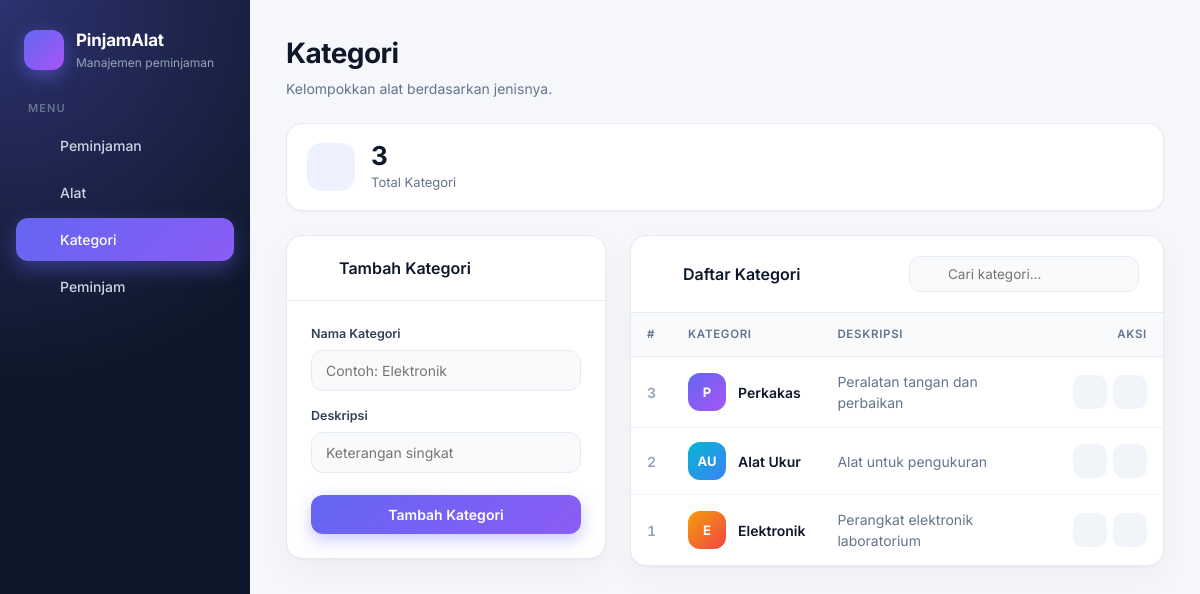
The page /view/kategori.php on the database its author committed.
### tables this page shows
CREATE TABLE kategori (
    id_kategori INT AUTO_INCREMENT PRIMARY KEY,
    nama_kategori VARCHAR(100) NOT NULL,
    deskripsi VARCHAR(255) DEFAULT NULL
);

### class/Kategori.php (called while the page is built, shortened)
<?php
class Kategori
{
    private PDO $db;
    public function __construct(PDO $db)
    {
        $this->db = $db;
    }
    public function getAll(): array
    {
        $stmt = $this->db->prepare("SELECT * FROM kategori ORDER BY id_kategori DESC");
        $stmt->execute();
        return $stmt->fetchAll();
    }
}

### view/kategori.php (the view, shortened to what this page needs)
<?php
require_once __DIR__ . '/init.php';
require_once __DIR__ . '/../class/Kategori.php';
$kategori = new Kategori($pdo);
$editData = isset($_GET['edit']) ? $kategori->getById((int) $_GET['edit']) : null;
$list = $kategori->getAll();
require_once __DIR__ . '/header.php';
?>
<div class="stats">
    <?= statCard('tag', 'Total Kategori', count($list), 'indigo') ?>
</div>
<div class="grid">
    <div class="card form-card">
        <div class="card-head">
            <h2><?= icon($editData ? 'edit' : 'plus') ?> <?= $editData ? 'Edit Kategori' : 'Tambah Kategori' ?></h2>
        </div>
        <div class="card-body">
            <form method="post">
                <label>Nama Kategori</label>
                <input type="text" name="nama_kategori" placeholder="Contoh: Elektronik" required value="<?= e($editData['nama_kategori'] ?? '') ?>">
                <label>Deskripsi</label>
                <input type="text" name="deskripsi" placeholder="Keterangan singkat" value="<?= e($editData['deskripsi'] ?? '') ?>">
                <div class="form-actions">
                    <button type="submit" class="btn-main"><?= $editData ? 'Simpan Perubahan' : 'Tambah Kategori' ?></button>
                </div>
            </form>
        </div>
    </div>
    <div class="card">
        <div class="card-head">
            <h2><?= icon('tag') ?> Daftar Kategori</h2>
            <div class="search"><?= icon('search', 16) ?><input type="text" placeholder="Cari kategori..." data-filter="tbl"></div>
        </div>
        <div class="table-wrap">
            <table id="tbl">
                <thead><tr><th>#</th><th>Kategori</th><th>Deskripsi</th><th class="r">Aksi</th></tr></thead>
                <tbody>
                <?php foreach ($list as $i => $row): ?>
                    <tr data-row>
                        <td class="id-chip"><?= e($row['id_kategori']) ?></td>
                        <td>
                            <div class="person">
                                <div class="avatar alt<?= $i % 4 ?>"><?= e(initials($row['nama_kategori'])) ?></div>
                                <div class="person-name"><?= e($row['nama_kategori']) ?></div>
                            </div>
                        </td>
                        <td class="muted"><?= e($row['deskripsi'] ?: '-') ?></td>
                        <td>
                            <div class="actions">
                                <a class="btn icon-btn edit" title="Edit" href="?edit=<?= e($row['id_kategori']) ?>"><?= icon('edit', 16) ?></a>
                                <form method="post" onsubmit="return confirm('Hapus kategori ini?')">
                                    <button class="icon-btn del" title="Hapus" type="submit"><?= icon('trash', 16) ?></button>
                                </form>
                            </div>
                        </td>
                    </tr>
                <?php endforeach; ?>
                </tbody>
            </table>
        </div>
    </div>
</div>
<?php require_once __DIR__ . '/footer.php'; ?>

### view/init.php (shortened to what this page needs)
<?php
function e($v): string
{
    return htmlspecialchars((string) $v, ENT_QUOTES, 'UTF-8');
}
function initials(string $name): string
{
    $parts = preg_split('/\s+/', trim($name));
    $out = '';
    foreach (array_slice($parts, 0, 2) as $p) {
        $out .= mb_strtoupper(mb_substr($p, 0, 1));
    }
    return $out;
}
function icon(string $name, int $size = 18): string
{
    $paths = [
        'clipboard' => '<path d="M16 4h2a2 2 0 0 1 2 2v14a2 2 0 0 1-2 2H6a2 2 0 0 1-2-2V6a2 2 0 0 1 2-2h2"/><rect x="8" y="2" width="8" height="4" rx="1"/>',
        'package'   => '<path d="M16.5 9.4l-9-5.19M21 16V8a2 2 0 0 0-1-1.73l-7-4a2 2 0 0 0-2 0l-7 4A2 2 0 0 0 3 8v8a2 2 0 0 0 1 1.73l7 4a2 2 0 0 0 2 0l7-4A2 2 0 0 0 21 16z"/><path d="M3.27 6.96L12 12.01l8.73-5.05M12 22.08V12"/>',
        'tag'       => '<path d="M20.59 13.41l-7.17 7.17a2 2 0 0 1-2.83 0L2 12V2h10l8.59 8.59a2 2 0 0 1 0 2.82z"/><line x1="7" y1="7" x2="7.01" y2="7"/>',
        'users'     => '<path d="M17 21v-2a4 4 0 0 0-4-4H5a4 4 0 0 0-4 4v2"/><circle cx="9" cy="7" r="4"/><path d="M23 21v-2a4 4 0 0 0-3-3.87M16 3.13a4 4 0 0 1 0 7.75"/>',
        'edit'      => '<path d="M11 4H4a2 2 0 0 0-2 2v14a2 2 0 0 0 2 2h14a2 2 0 0 0 2-2v-7"/><path d="M18.5 2.5a2.121 2.121 0 0 1 3 3L12 15l-4 1 1-4 9.5-9.5z"/>',
        'trash'     => '<polyline points="3 6 5 6 21 6"/><path d="M19 6l-1 14a2 2 0 0 1-2 2H8a2 2 0 0 1-2-2L5 6m5 0V4a2 2 0 0 1 2-2h4a2 2 0 0 1 2 2v2"/>',
        'search'    => '<circle cx="11" cy="11" r="8"/><line x1="21" y1="21" x2="16.65" y2="16.65"/>',
        'plus'      => '<line x1="12" y1="5" x2="12" y2="19"/><line x1="5" y1="12" x2="19" y2="12"/>',
        'clock'     => '<circle cx="12" cy="12" r="10"/><polyline points="12 6 12 12 16 14"/>',
        'check'     => '<path d="M22 11.08V12a10 10 0 1 1-5.93-9.14"/><polyline points="22 4 12 14.01 9 11.01"/>',
        'alert'     => '<path d="M10.29 3.86L1.82 18a2 2 0 0 0 1.71 3h16.94a2 2 0 0 0 1.71-3L13.71 3.86a2 2 0 0 0-3.42 0z"/><line x1="12" y1="9" x2="12" y2="13"/><line x1="12" y1="17" x2="12.01" y2="17"/>',
        'inbox'     => '<polyline points="22 12 16 12 14 15 10 15 8 12 2 12"/><path d="M5.45 5.11L2 12v6a2 2 0 0 0 2 2h16a2 2 0 0 0 2-2v-6l-3.45-6.89A2 2 0 0 0 16.76 4H7.24a2 2 0 0 0-1.79 1.11z"/>',
    ];
    return '<svg width="' . $size . '" height="' . $size . '" viewBox="0 0 24 24" fill="none" stroke="currentColor" '
        . 'stroke-width="2" stroke-linecap="round" stroke-linejoin="round">' . ($paths[$name] ?? '') . '</svg>';
}
function statCard(string $icon, string $label, $value, string $color = 'indigo'): string
{
    return '<div class="stat"><div class="stat-icon ' . $color . '">' . icon($icon, 22) . '</div>'
        . '<div><div class="stat-value">' . e($value) . '</div><div class="stat-label">' . e($label) . '</div></div></div>';
}

### style/style.css (style rules this page uses)
:root { --primary: #6366f1; --primary-dark: #4f46e5; --primary-soft: #eef2ff; --bg: #f6f7fb; --card: #ffffff; --text: #0f172a; --muted: #64748b; --border: #e8eaf1; --sidebar: #0f172a; --radius: 16px; }
* { box-sizing: border-box; }
body { margin: 0; font-family: "Inter", -apple-system, BlinkMacSystemFont, "Segoe UI", Roboto, Arial, sans-serif; background: var(--bg); color: var(--text); line-height: 1.5; font-size: 14px; -webkit-font-smoothing: antialiased; }
svg { flex-shrink: 0; }
.stats { display: grid; grid-template-columns: repeat(auto-fit, minmax(190px, 1fr)); gap: 16px; margin-bottom: 24px; }
.stat { background: var(--card); border: 1px solid var(--border); border-radius: var(--radius); padding: 18px 20px; display: flex; align-items: center; gap: 16px; box-shadow: 0 1px 2px rgba(15,23,42,.04); transition: transform .15s, box-shadow .15s; }
.stat-icon { width: 48px; height: 48px; border-radius: 14px; display: grid; place-items: center; }
.stat-icon.indigo { background: #eef2ff; color: #4f46e5; }
.stat-value { font-size: 26px; font-weight: 700; line-height: 1.1; letter-spacing: -.02em; }
.stat-label { color: var(--muted); font-size: 13px; margin-top: 2px; }
.grid { display: grid; grid-template-columns: 320px minmax(0, 1fr); gap: 24px; align-items: start; }
.card { background: var(--card); border: 1px solid var(--border); border-radius: var(--radius); box-shadow: 0 1px 2px rgba(15,23,42,.04), 0 12px 32px rgba(15,23,42,.04); }
.card-head { display: flex; align-items: center; justify-content: space-between; gap: 12px; flex-wrap: wrap; padding: 20px 24px; border-bottom: 1px solid var(--border); }
.card-head h2 { margin: 0; font-size: 16px; font-weight: 600; display: flex; align-items: center; gap: 10px; }
.card-head h2 svg { color: var(--primary); }
.card-body { padding: 8px 24px 24px; }
.form-card { position: sticky; top: 24px; }
form label { display: block; margin: 16px 0 6px; font-weight: 600; font-size: 12.5px; color: #334155; }
form input, form select { width: 100%; padding: 11px 14px; border: 1.5px solid var(--border); border-radius: 12px; font-size: 14px; background: #f8fafc; color: var(--text); font-family: inherit; transition: all .15s; }
.form-actions { display: flex; gap: 10px; margin-top: 22px; }
button, .btn { display: inline-flex; align-items: center; justify-content: center; gap: 8px; padding: 11px 18px; border: 0; border-radius: 12px; cursor: pointer; font-weight: 600; font-size: 14px; font-family: inherit; text-decoration: none; background: linear-gradient(135deg, #6366f1, #8b5cf6); color: #fff; box-shadow: 0 6px 16px rgba(99,102,241,.35); transition: all .15s; }
.form-actions .btn-main { flex: 1; }
.icon-btn { width: 34px; height: 34px; padding: 0; border-radius: 10px; box-shadow: none; background: #f1f5f9; color: #475569; }
.actions { display: flex; gap: 6px; justify-content: flex-end; }
.actions form { margin: 0; }
.search { position: relative; }
.search svg { position: absolute; left: 12px; top: 50%; transform: translateY(-50%); color: #94a3b8; }
.search input { width: 230px; padding: 9px 14px 9px 38px; border: 1.5px solid var(--border); border-radius: 12px; background: #f8fafc; font-family: inherit; font-size: 13.5px; transition: all .15s; }
.table-wrap { overflow-x: auto; }
table { width: 100%; border-collapse: collapse; }
th { text-align: left; padding: 13px 16px; white-space: nowrap; background: #f8fafc; color: #64748b; font-size: 11.5px; font-weight: 600; text-transform: uppercase; letter-spacing: .06em; border-bottom: 1px solid var(--border); }
td { padding: 14px 16px; border-bottom: 1px solid #f1f3f8; vertical-align: middle; }
tbody tr { transition: background .12s; }
tbody tr:last-child td { border-bottom: 0; }
th.r { text-align: right; }
.muted { color: var(--muted); }
.id-chip { font-variant-numeric: tabular-nums; color: #94a3b8; font-weight: 600; }
.person { display: flex; align-items: center; gap: 12px; }
.avatar { width: 38px; height: 38px; border-radius: 12px; display: grid; place-items: center; font-weight: 700; font-size: 13px; color: #fff; background: linear-gradient(135deg, #6366f1, #a855f7); flex-shrink: 0; }
.avatar.alt1 { background: linear-gradient(135deg, #06b6d4, #3b82f6); }
.avatar.alt2 { background: linear-gradient(135deg, #f59e0b, #ef4444); }
.person-name { font-weight: 600; }

### rows shown on the page
kategori: id_kategori "3", nama_kategori "P", nama_kategori "Perkakas", deskripsi "Peralatan tangan dan perbaikan", $size 16 (drawn)
kategori: id_kategori "2", nama_kategori "AU", nama_kategori "Alat Ukur", deskripsi "Alat untuk pengukuran", $size 16 (drawn)
kategori: id_kategori "1", nama_kategori "E", nama_kategori "Elektronik", deskripsi "Perangkat elektronik laboratorium", $size 16 (drawn)

### other values the page prints
$label "Peminjaman"
$label "Alat"
$label "Kategori"
$label "Peminjam"
$pageTitle "Kategori"
$pageSub "Kelompokkan alat berdasarkan jenisnya."
$value "3"
$label "Total Kategori"
